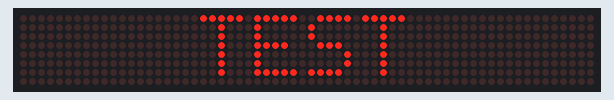
This sketch was run on a simulated ESP32. On the bench: 64×8 LED matrix. What the sketch prints to the serial monitor is not drawn.

Above: at 0.1 s.

The sketch:

MatrixTest.ino
```cpp
// Test séparé dans Arduino IDE : installer MD_Parola et MD_MAX72XX.
#include <MD_Parola.h>
#include <MD_MAX72xx.h>
constexpr uint8_t MODULES = 8; // Mettre 1 pour le premier test.
MD_Parola panel(MD_MAX72XX::FC16_HW,23,18,5,MODULES);
void setup() {
  Serial.begin(115200);
  panel.begin();
  panel.setIntensity(2);
  panel.displayText("TEST",PA_CENTER,65,0,PA_PRINT,PA_NO_EFFECT);
  Serial.println("Test fixe MAX7219 : DIN=23 CLK=18 CS=5");
}
void loop() { panel.displayAnimate(); }
```
